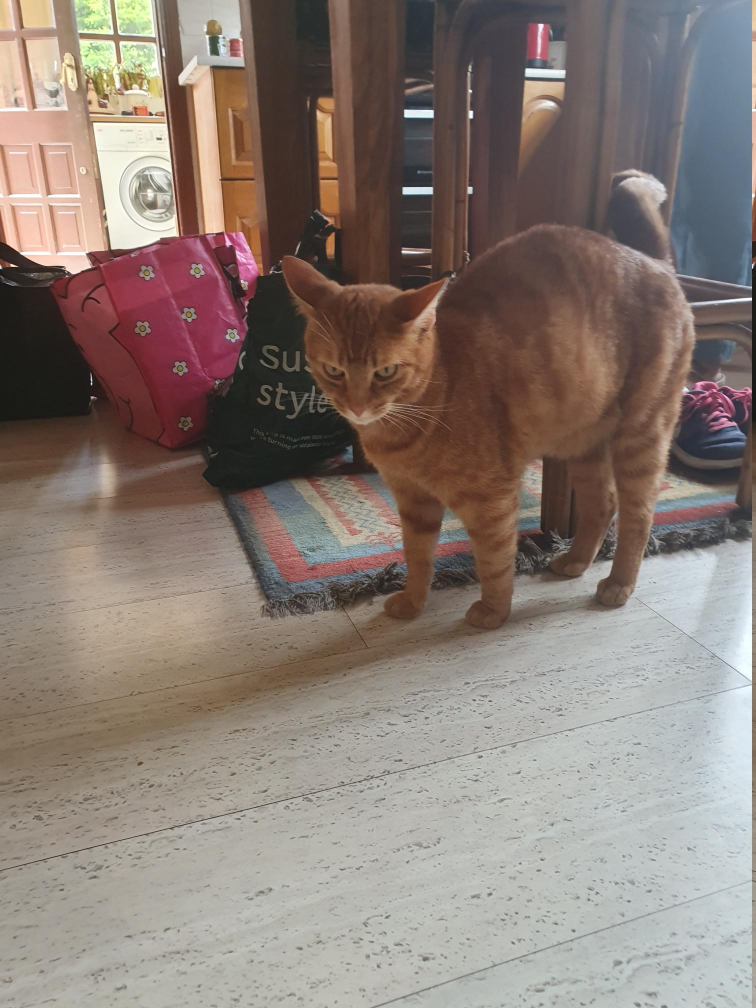
#> input picture Birdkiller.jpg, 1512 x 2016 px (shown at 1/2 size)
$ python 'Human vs Cat Face reg.py'
#> lines starting #> are read from the running program, lines starting #| are printed output that depends on the picture
import cv2
import os
from PIL import Image
#cascade is what needed for face recognition
catcascade = cv2.CascadeClassifier('catface_detector.xml')
humancascade = cv2.CascadeClassifier('human_face.xml')

newsize = (600,600)
petcat = Image.open('Birdkiller.jpg')
#> petcat is the input picture: PIL image 1512x2016 RGB; mean R, G, B 137.5, 124.5, 117.3
petcat = petcat.resize(newsize)
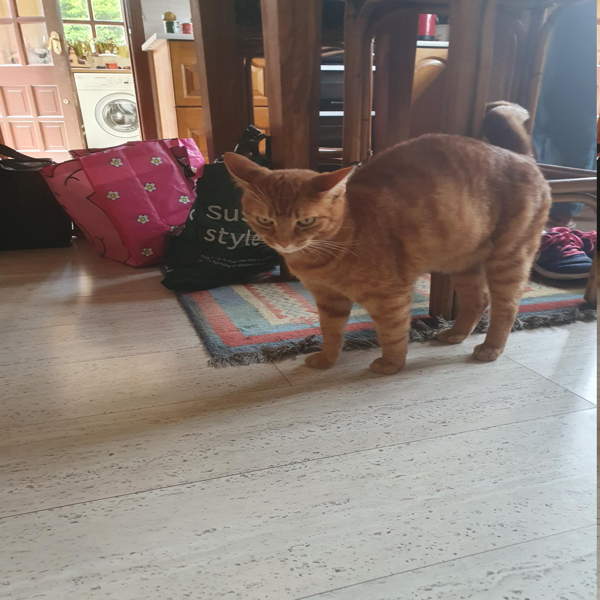
#> petcat: PIL image 600x600 RGB; mean R, G, B 137.5, 124.5, 117.3
petcat.save('Birdkillerresized.jpg')

humimg = Image.open('Charli at Party.jpg')
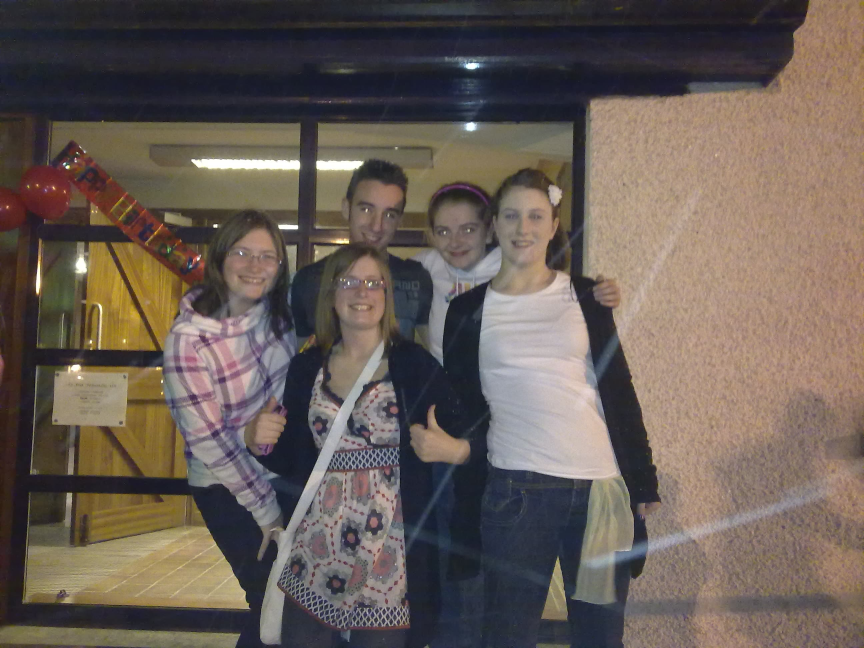
#> input picture Charli at Party.jpg, 2592 x 1944 px (shown at 1/3 size)
#> humimg is the input picture: PIL image 2592x1944 RGB; mean R, G, B 105, 93.7, 86.5
humimg = humimg.resize(newsize)
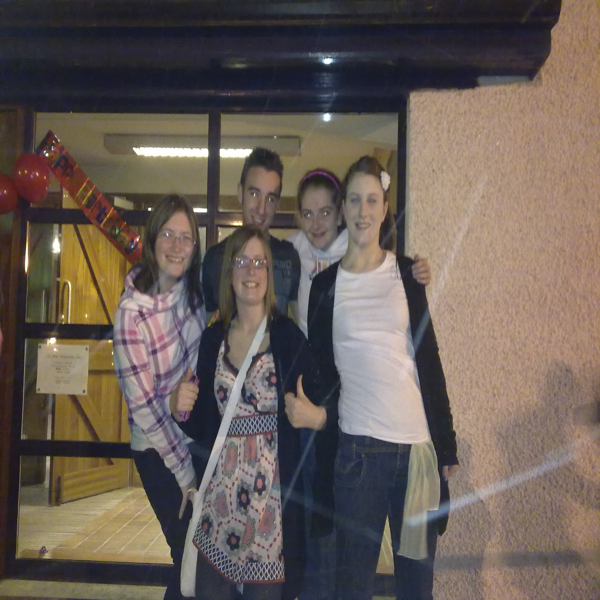
#> humimg: PIL image 600x600 RGB; mean R, G, B 105, 93.7, 86.5
humimg.save('Charli at Partyresized.jpg')

#read by cv2
petcat1 = cv2.imread('Birdkillerresized.jpg')
humimg1 = cv2.imread('Charli at Partyresized.jpg')

cv2.imwrite('Birdkillerresized1.jpg', petcat1)
cv2.imwrite('Charli at Partyresized1.jpg', humimg1)

#detects the faces
catface = catcascade.detectMultiScale(petcat1,scaleFactor=1.3,minNeighbors=None, minSize=(75, 75))
#> catface = [[235, 187, 105, 105], [39, 254, 89, 89]]
humanface = humancascade.detectMultiScale(humimg1,scaleFactor=1.1,minNeighbors=None, minSize=(50,50))
#> humanface = [[236, 174, 53, 53], [334, 176, 60, 60], [291, 192, 53, 53], [148, 216, 55, 55], [224, 243, 56, 56], [198, 367, 77, 77]]

#creates the recentangle
for (x, y, w, h) in catface:
    cv2.rectangle(petcat1,(x,y),(x+w, y+h),(0, 255),2)
#> this loop made 2 passes
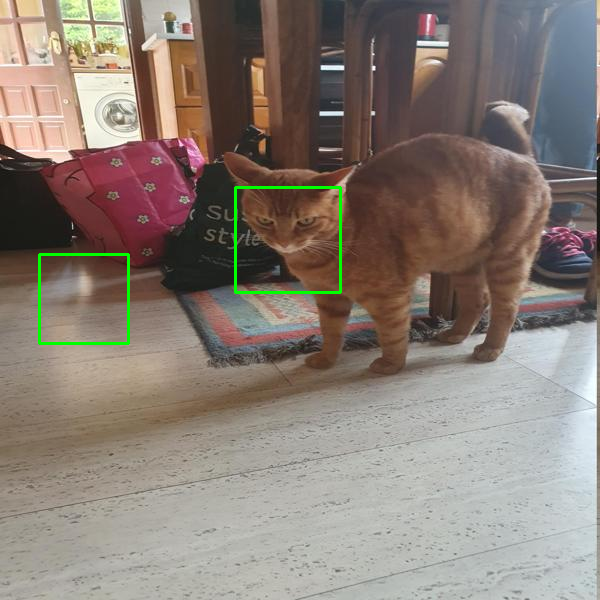
#> petcat1: shape (600, 600, 3); mean B, G, R 116.9, 125.6, 136.8

for (x, y, w, h) in humanface:
    cv2.rectangle(humimg1,(x, y),(x+w, y+h),(255, 0 ,0),4)
#> this loop made 6 passes
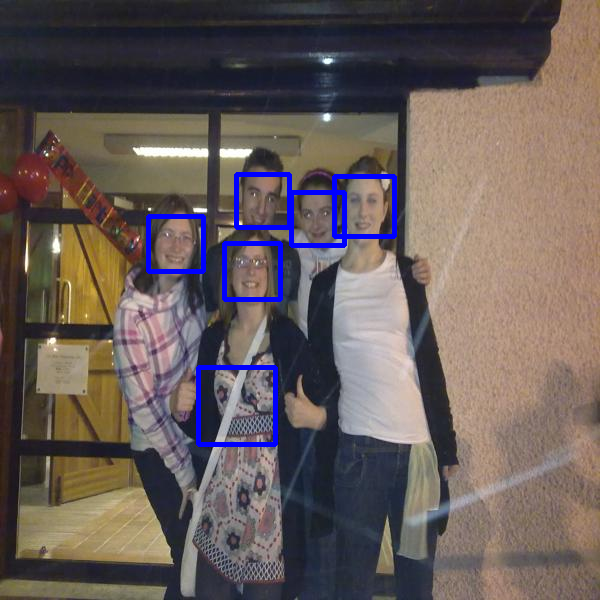
#> humimg1: shape (600, 600, 3); mean B, G, R 89.8, 92, 103.3

#shows the image
cv2.imshow ('face detected',humimg1)
cv2.imshow('cat faces', petcat1)
cv2.waitKey(0)
cv2.destroyAllWindows()
